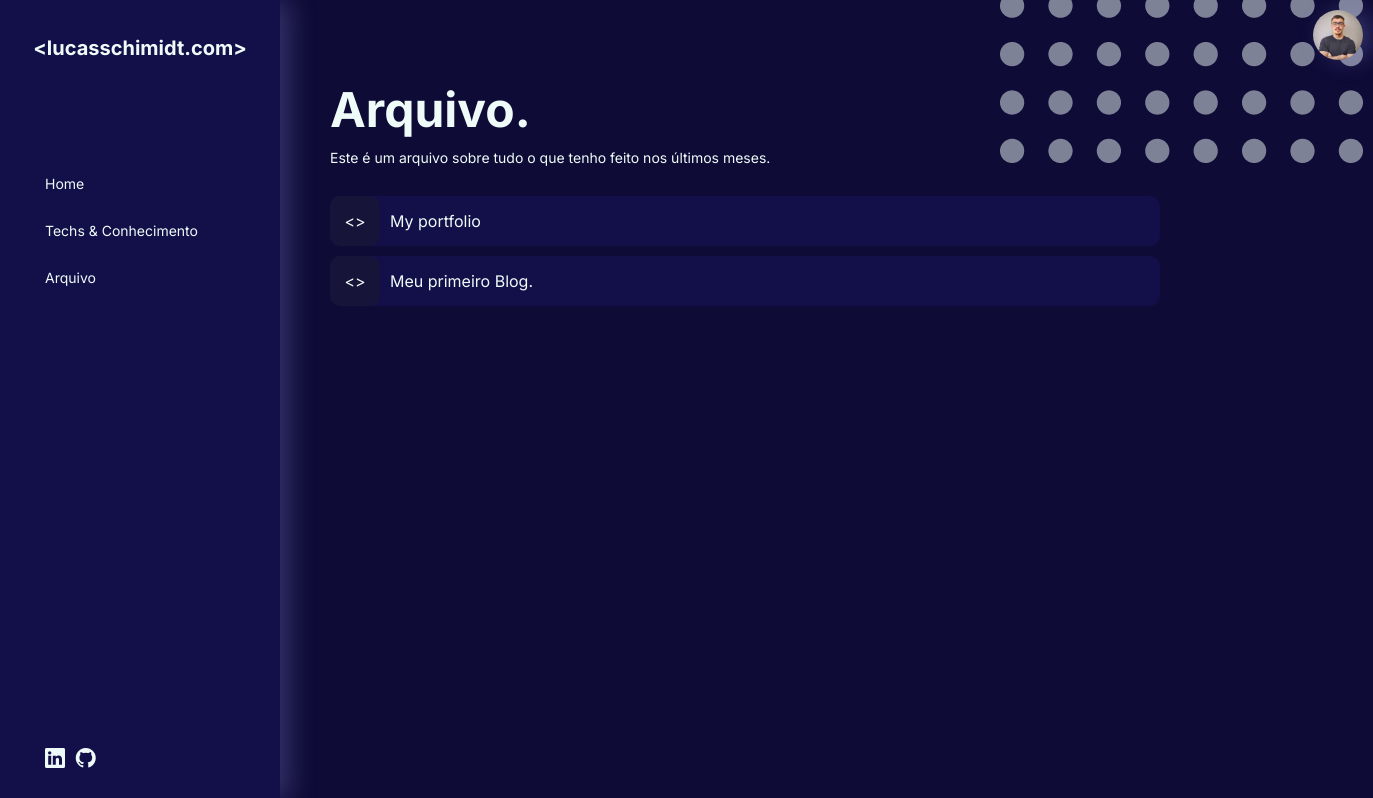
Page /archive/ on the earlier database version.
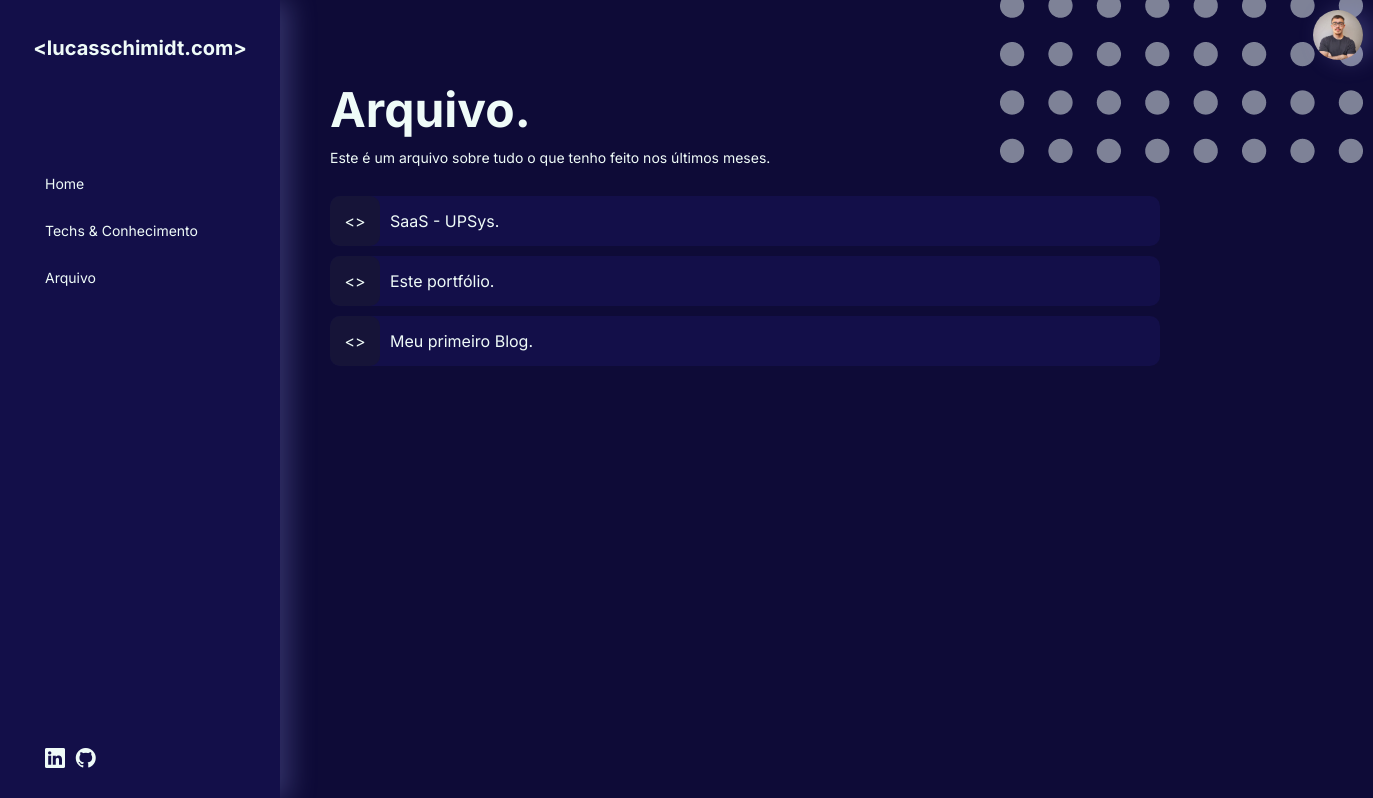
Same page on the later database version.
### app/models.py (models this page shows)
class Item(models.Model):
    title = models.CharField(max_length=100)
    type =  models.IntegerField(choices=TYPES, default=0)
    content = models.TextField()
    created_at = models.DateField(default=timezone.now)

### app/views.py (the view)
# urls.py: path('archive/', views.ArchivePageView.as_view(), name='archive'),
class ArchivePageView(TemplateView):
	template_name = 'archive.html'
	def get_context_data(self, **kwargs):
		context = super().get_context_data(**kwargs)
		context['arquivo'] = models.Item.objects.all().order_by('-created_at')
		return context

### app/templates/archive.html
{% extends "base.html" %}
{% block content %}
    <section class="archive">
        <div class="archive-title">
            <h1>Arquivo.</h1>
            <p>Este é um arquivo sobre tudo o que tenho feito nos últimos meses.</p>
        </div>
        <div class="archive-items">
            <ul>
                {% for item in arquivo %}
                    <li onclick="openPortfolio('archive/{{item.pk}}')" class="box-hover-effect"><div>&lt&gt</div><p>{{item.title}}</p></li>
                {% endfor %}
            </ul>
        </div>
    </section>
    <section class="background">
        <img id="tech-background" src="/media/assets/Dots.png"></img>
    </section>
{% endblock %}

Differences in the rows shown:
added Item: title "SaaS - UPSys."
changed Item: title "My portfolio" → "Este portfólio."
